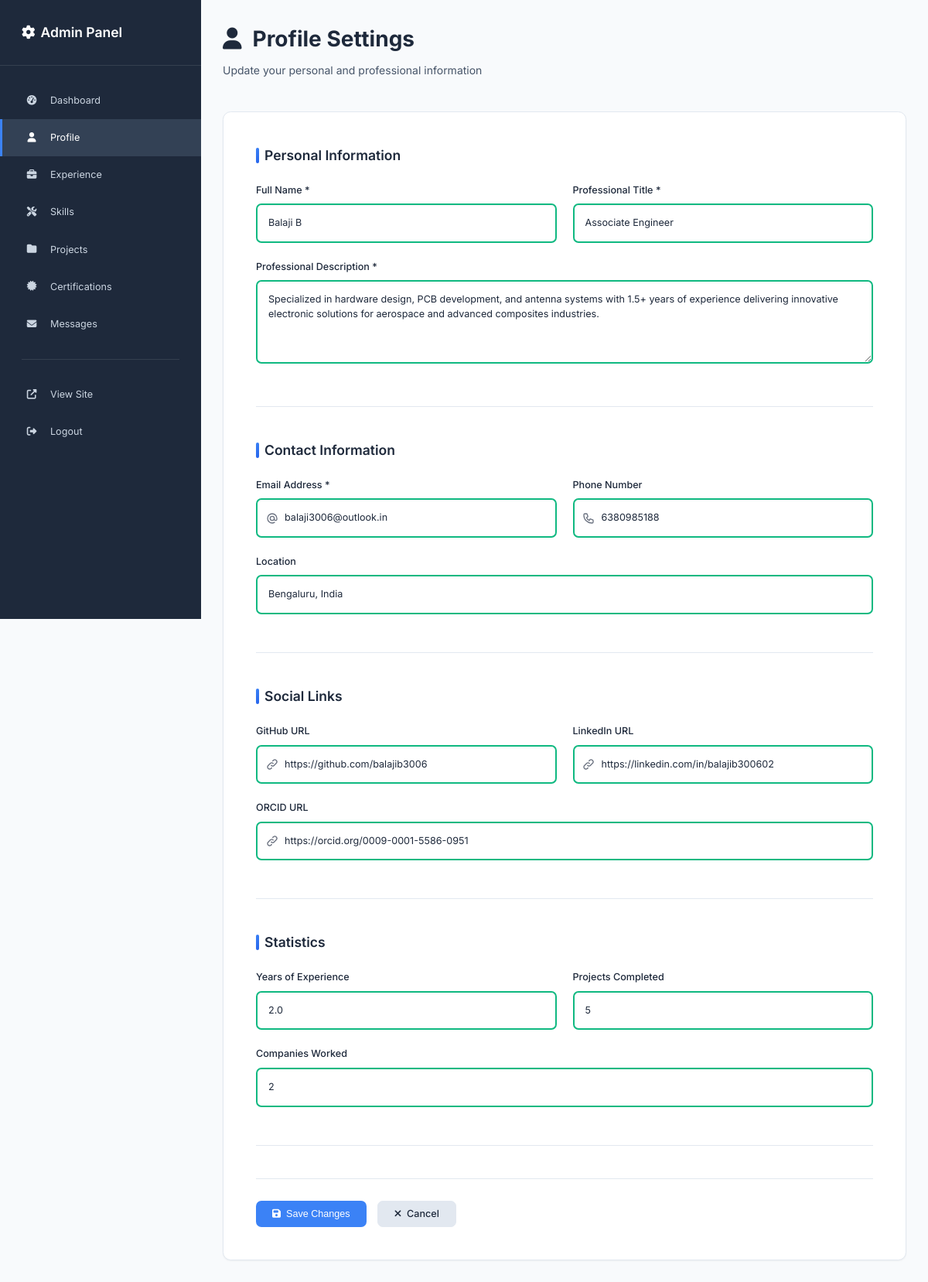
Screenshot of /admin/profile (signed in) with the database file from the repository.
### app.py (models this page shows)
class Profile(db.Model):
    id = db.Column(db.Integer, primary_key=True)
    name = db.Column(db.String(100), nullable=False)
    title = db.Column(db.String(200), nullable=False)
    description = db.Column(db.Text, nullable=False)
    email = db.Column(db.String(120), nullable=False)
    phone = db.Column(db.String(20))
    location = db.Column(db.String(100))
    profile_image = db.Column(db.String(200))
    resume_url = db.Column(db.String(200))
    github_url = db.Column(db.String(200))
    linkedin_url = db.Column(db.String(200))
    orcid_url = db.Column(db.String(200))
    years_experience = db.Column(db.Float, default=0)
    projects_completed = db.Column(db.Integer, default=0)
    companies_worked = db.Column(db.Integer, default=0)
    updated_at = db.Column(db.DateTime, default=datetime.utcnow, onupdate=datetime.utcnow)

### app.py (the view, shortened to what this page needs)
@app.route('/admin/profile', methods=['GET', 'POST'])
def admin_profile():
    if not session.get('is_admin'):
        return redirect(url_for('admin_login'))
    profile = Profile.query.first()
    return render_template('admin/profile.html', profile=profile)

### templates/admin/profile.html (shortened to what this page needs)
{% extends "admin/base.html" %}
{% block content %}
<div class="admin-header">
    <h1><i class="fas fa-user"></i> Profile Settings</h1>
    <p>Update your personal and professional information</p>
</div>
<div class="admin-content">
    <form method="POST" class="admin-form">
        <div class="form-section">
            <h2>Personal Information</h2>
            <div class="form-row">
                <div class="form-group">
                    <label for="name">Full Name *</label>
                    <input type="text" id="name" name="name" value="{{ profile.name if profile else '' }}" required>
                </div>
                <div class="form-group">
                    <label for="title">Professional Title *</label>
                    <input type="text" id="title" name="title" value="{{ profile.title if profile else '' }}" required>
                </div>
            </div>
            <div class="form-group">
                <label for="description">Professional Description *</label>
                <textarea id="description" name="description" rows="4" required>{{ profile.description if profile else '' }}</textarea>
            </div>
        </div>
        <div class="form-section">
            <h2>Contact Information</h2>
            <div class="form-row">
                <div class="form-group">
                    <label for="email">Email Address *</label>
                    <input type="email" id="email" name="email" value="{{ profile.email if profile else '' }}" required>
                </div>
                <div class="form-group">
                    <label for="phone">Phone Number</label>
                    <input type="tel" id="phone" name="phone" value="{{ profile.phone if profile else '' }}">
                </div>
            </div>
            <div class="form-group">
                <label for="location">Location</label>
                <input type="text" id="location" name="location" value="{{ profile.location if profile else '' }}">
            </div>
        </div>
        <div class="form-section">
            <h2>Social Links</h2>
            <div class="form-row">
                <div class="form-group">
                    <label for="github_url">GitHub URL</label>
                    <input type="url" id="github_url" name="github_url" value="{{ profile.github_url if profile else '' }}">
                </div>
                <div class="form-group">
                    <label for="linkedin_url">LinkedIn URL</label>
                    <input type="url" id="linkedin_url" name="linkedin_url" value="{{ profile.linkedin_url if profile else '' }}">
                </div>
            </div>
            <div class="form-group">
                <label for="orcid_url">ORCID URL</label>
                <input type="url" id="orcid_url" name="orcid_url" value="{{ profile.orcid_url if profile else '' }}">
            </div>
        </div>
        <div class="form-section">
            <h2>Statistics</h2>
            <div class="form-row">
                <div class="form-group">
                    <label for="years_experience">Years of Experience</label>
                    <input type="number" step="0.1" id="years_experience" name="years_experience" value="{{ profile.years_experience if profile else 0 }}">
                </div>
                <div class="form-group">
                    <label for="projects_completed">Projects Completed</label>
                    <input type="number" id="projects_completed" name="projects_completed" value="{{ profile.projects_completed if profile else 0 }}">
                </div>
            </div>
            <div class="form-group">
                <label for="companies_worked">Companies Worked</label>
                <input type="number" id="companies_worked" name="companies_worked" value="{{ profile.companies_worked if profile else 0 }}">
            </div>
        </div>
        <div class="form-actions">
            <button type="submit" class="btn btn-primary">
                <i class="fas fa-save"></i>
                Save Changes
            </button>
            <a href="{{ url_for('admin_dashboard') }}" class="btn btn-secondary">
                <i class="fas fa-times"></i>
                Cancel
            </a>
        </div>
    </form>
</div>
{% endblock %}

### rows the page displays
Profile: name "Balaji B", title "Associate Engineer", description "Specialized in hardware design, PCB development, and antenna systems with 1.5+ years of experience delivering innovative electronic solutions for aerospace and advanced composites industries.", email "balaji3006@outlook.in", phone "6380985188", location "Bengaluru, India", github_url "https://github.com/balajib3006", linkedin_url "https://linkedin.com/in/balajib300602", orcid_url "https://orcid.org/0009-0001-5586-0951", years_experience "2.0", projects_completed "5", companies_worked "2"
